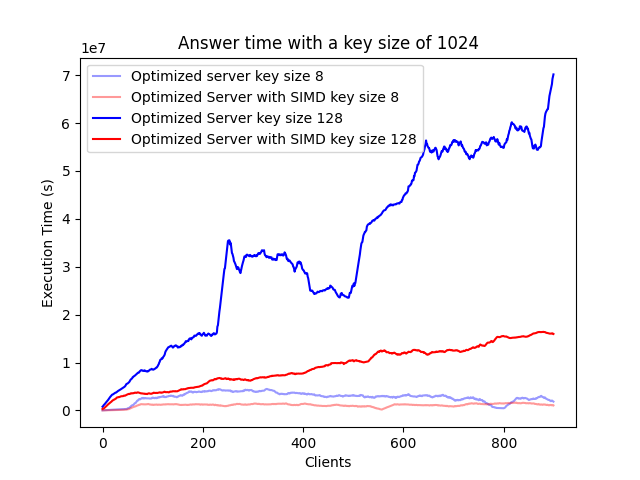

This chart was generated by the following Python code:
import numpy as np
import matplotlib.pyplot as plt


t = []

with open('results8.txt') as f:
    lines = f.readlines()
for i in range(len(lines)):
    lines[i] = lines[i].replace(" ", "")
    lines[i] = lines[i].replace("\n", "")
    t.append(float(lines[i]))
t2 = []

with open('resultssimd8.txt') as f:
    lines = f.readlines()
for i in range(len(lines)):
    lines[i] = lines[i].replace(" ", "")
    lines[i] = lines[i].replace("\n", "")
    t2.append(float(lines[i]))

t3 = []
with open('results128.txt') as f:
    lines = f.readlines()
for i in range(len(lines)):
    lines[i] = lines[i].replace(" ", "")
    lines[i] = lines[i].replace("\n", "")
    t3.append(float(lines[i]))

t4 = []
with open('resultssimd128.txt') as f:
    lines = f.readlines()
for i in range(len(lines)):
    lines[i] = lines[i].replace(" ", "")
    lines[i] = lines[i].replace("\n", "")
    t4.append(float(lines[i]))

tl = np.arange(0,len(t),1)
def smooth(y, box_pts):
    box = np.ones(box_pts)/box_pts
    y_smooth = np.convolve(y, box, mode='same')
    return y_smooth
plt.plot(tl[:900],np.convolve(t,np.ones(25)/25,mode='same')[:900],alpha=0.4,color="b",label="Optimized server key size 8")
plt.plot(tl[:900],np.convolve(t2,np.ones(25)/25,mode='same')[:900],"r-",alpha=0.4,label="Optimized Server with SIMD key size 8")
plt.plot(tl[:900],np.convolve(t3,np.ones(25)/25,mode='same')[:900],color="b",label="Optimized Server key size 128")
plt.plot(tl[:900],np.convolve(t4,np.ones(25)/25,mode='same')[:900],"r-",label="Optimized Server with SIMD key size 128")
plt.title("Answer time with a key size of 1024")
#plt.yticks(np.arange(0, max(t)+1, 1.0))
#plt.yscale('log')
plt.ylabel("Execution Time (s)")
plt.xlabel("Clients")
plt.legend()
plt.savefig("graph.png")